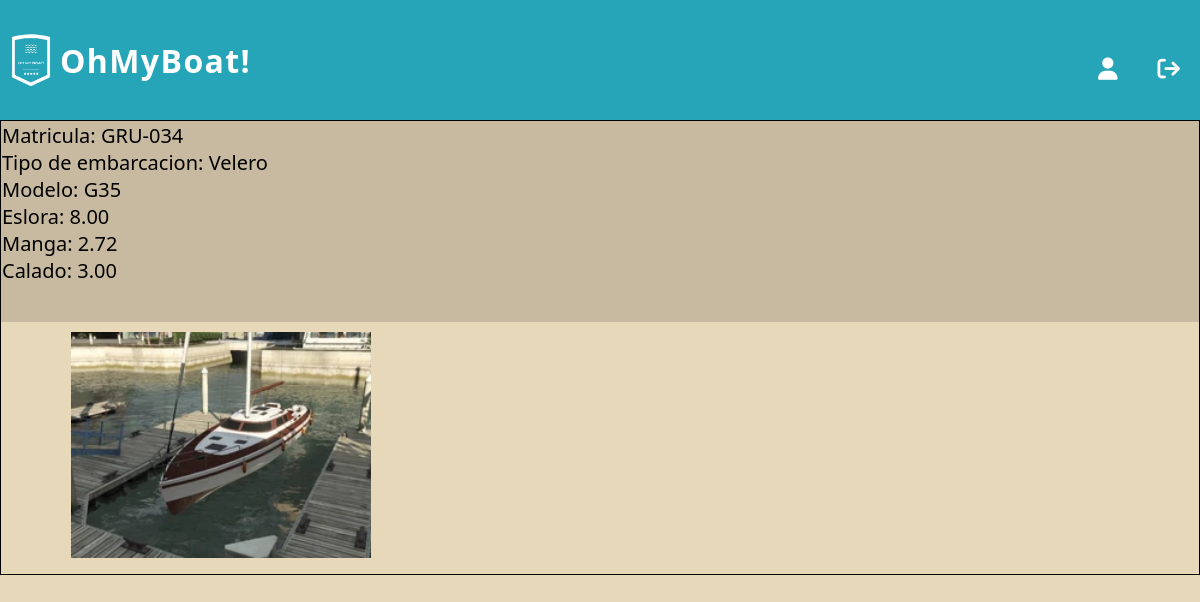
Page /ver_detalle_embarcacion/68/0 (signed in) on the committed database.
### embarcaciones/models.py (models this page shows)
class Embarcacion(models.Model):
    matricula = models.CharField(max_length=100, unique=True)
    modelo = models.CharField(max_length=100)
    tipo = models.ForeignKey(TipoEmbarcacion, on_delete=models.SET_NULL, null=True)
    m_eslora = models.DecimalField(max_digits=5, decimal_places=2)
    m_manga = models.DecimalField(max_digits=5, decimal_places=2)
    m_calado = models.DecimalField(max_digits=5, decimal_places=2)
    motor = models.BooleanField(default=False)
    deuda = models.DecimalField(max_digits=10, decimal_places=2, default=0)
    sede = models.ForeignKey(Sede, on_delete=models.SET_NULL, null=True)
    dueño = models.ForeignKey(Usuario, on_delete=models.CASCADE)

class TipoEmbarcacion(models.Model):
    clase= models.CharField(max_length=50, unique=True)

class ImagenEmbarcacion(models.Model):
    nombre_especifico= models.CharField(max_length=100)
    embarcacion= models.ForeignKey(Embarcacion, on_delete= models.CASCADE)

### embarcaciones/views.py (the view)
# urls.py: path('ver_detalle_embarcacion/<int:id_embarcacion>/<int:ok>', views.ver_detalle_embarcacion, name= 'ver detalle embarcacion'),
@login_required(login_url=reverse_lazy('iniciar sesion'))
def ver_detalle_embarcacion(request, id_embarcacion, ok):
    try:
        unaEmbarcacion = Embarcacion.objects.exclude(matricula__startswith='*').get(id= id_embarcacion)
        imagenes= ImagenEmbarcacion.objects.filter(embarcacion= unaEmbarcacion.id)
        try:
            Oferta.objects.filter(embarcacion_ofertada= id_embarcacion)
            oferta_aceptada= True
        except Oferta.DoesNotExist:
            oferta_aceptada= False
        return render(request, 'boat_detail.html', {'imagenes': imagenes, 'embarcacion':  unaEmbarcacion, 'ok':ok, 'oferta_aceptada': oferta_aceptada})
    except Embarcacion.DoesNotExist:
        return render(request, '404_not_found.html')

### autenticacion/backend.py (called while the page is built)
    def get_user(self, user_id):
        UserModel = get_user_model()
        try:
            return UserModel.objects.get(pk=user_id)
        except UserModel.DoesNotExist:
            return None

### embarcaciones/templates/boat_detail.html (shortened to what this page needs)
{% extends 'layouts/base.html' %}
{% load static %}
{% block style %}
    <link rel="stylesheet" type="text/css" href="{% static 'styles/boat_detail_body.css' %}">
{% endblock %}
{% block listnav %}
        <li><a class="normal" href="{% url 'ver perfil' id=request.user.id %}"><i class="fa-solid fa-user"></i></a></li>
        <li class="modal"><a id="cerrar-sesion" class="normal"  href=""><i class="fa-solid fa-arrow-right-from-bracket"></i></a>
        </li>
{% endblock %}
{% block content %}
<section>
    <div>
        <div class="box">
            <div class="info-container">
                <div>
                    <p> Matricula: {{embarcacion.matricula}}</p>
                </div>
                <div>
                    <p> Tipo de embarcacion: {{embarcacion.tipo.clase}}</p>
                </div>
                <div>
                    <p> Modelo: {{embarcacion.modelo}}</p>
                </div>
                <div>
                    <p> Eslora: {{embarcacion.m_eslora}}</p>
                </div>
                <div>
                    <p> Manga: {{embarcacion.m_manga}}</p>
                </div>
                <div>
                    <p> Calado: {{embarcacion.m_calado}}</p>
                </div>
                <br>
            </div>
            <div class='imagenesDiv'>
            {% for imagen in imagenes %}
                {% with 'imagenes_embarcaciones/'|add:imagen.nombre_especifico as ruta_imagen %}
                <div class="image-container">
                    <div class='p1'>
                        <img src="{% static ruta_imagen %}" style="width:100%;">
                    </div>
                </div>
                {% endwith %}
            {% endfor %}
            </div>
        </div>
    </div>
</section>
{% endblock %}

### embarcaciones/static/styles/boat_detail_body.css (style rules this page uses)
:root { --sand: #c8baa0; --gray-sand: #c4c4be; --aqua-light: #a9cecf; --aquamarine: #26a5b9; --cyan: #6785b4; }
.box { display: inline-block; overflow-x: auto; width: 100%; position: relative; align-items: center; justify-content: center; font-family: Arial, Helvetica, sans-serif; font-size: 20px; border: 1px solid black; }
.imagenesDiv { width: 100%; padding: 10px 20px; align-items: center; }
.imagenesDiv .image-container { display: inline-flex; margin-right: 0px; object-fit: contain; }
.imagenesDiv .image-container:last-child { margin-right: 0; }
.imagenesDiv .image-container .p1 { display: inline-block; width: max-content; align-items: left; }
.imagenesDiv .image-container .p1 img { margin-left: 50px; }
.box .info-container { position: relative; display: inline-block; width: 100%; background: var(--sand); border: 1px solid var(--sand); padding-bottom: 10px; }
.info-container p { margin-right: 50px; align-items: center; }
.p1 { flex: 0 0 auto; scroll-snap-align: start; width: 70%; }
.p1 img { width: 50%; max-height: 575px; height: absolute; }

### inicio/static/styles/header.css (style rules this page uses)
* { margin: 0; padding: 0; box-sizing: border-box; font-family: 'Segoe UI', Tahoma, Geneva, Verdana, sans-serif; }
.modal { position: relative; }
li { margin: 20px; }
a { text-decoration: none; }
.normal { font-weight: 500; font-style: normal; font-size: 1.4em; text-decoration: none; position: relative; color: #ffff; padding-bottom: 2px; }
.normal::before { content: ""; position: absolute; bottom: 0; left: 0; width: 0; height: 3px; background-color: #ffffff; transition: width 0.3s ease; }
.normal { text-decoration: none; color: #fff; font-weight:700; }

### inicio/static/styles/index_main.css (style rules this page uses)
:root { --green: hsl(162, 45%, 56%); --lead: hsl(162, 2%, 56%); --blue: hsl(202, 89%, 71%); --text-white: hsl(0, 0%, 100%); --text-light-gray: hsl(0, 0%, 90%); --body-bg-color:hsl(200, 51%, 32%); --glass-bg-color: hsla(0, 0%, 100%, 0.05); --border-color: hsla(0, 0%, 100%, 0.25); --blur: blur(10px); --button-hover-color: hsla(0, 0%, 0%, 0.3); }
body { margin-top: 120px; background-color: #e8d8ba; }

### rows in the picture
Embarcacion: matricula "GRU-034", tipo.clase "Velero", modelo "G35", m_eslora "8.00", m_manga "2.72", m_calado "3.00"
